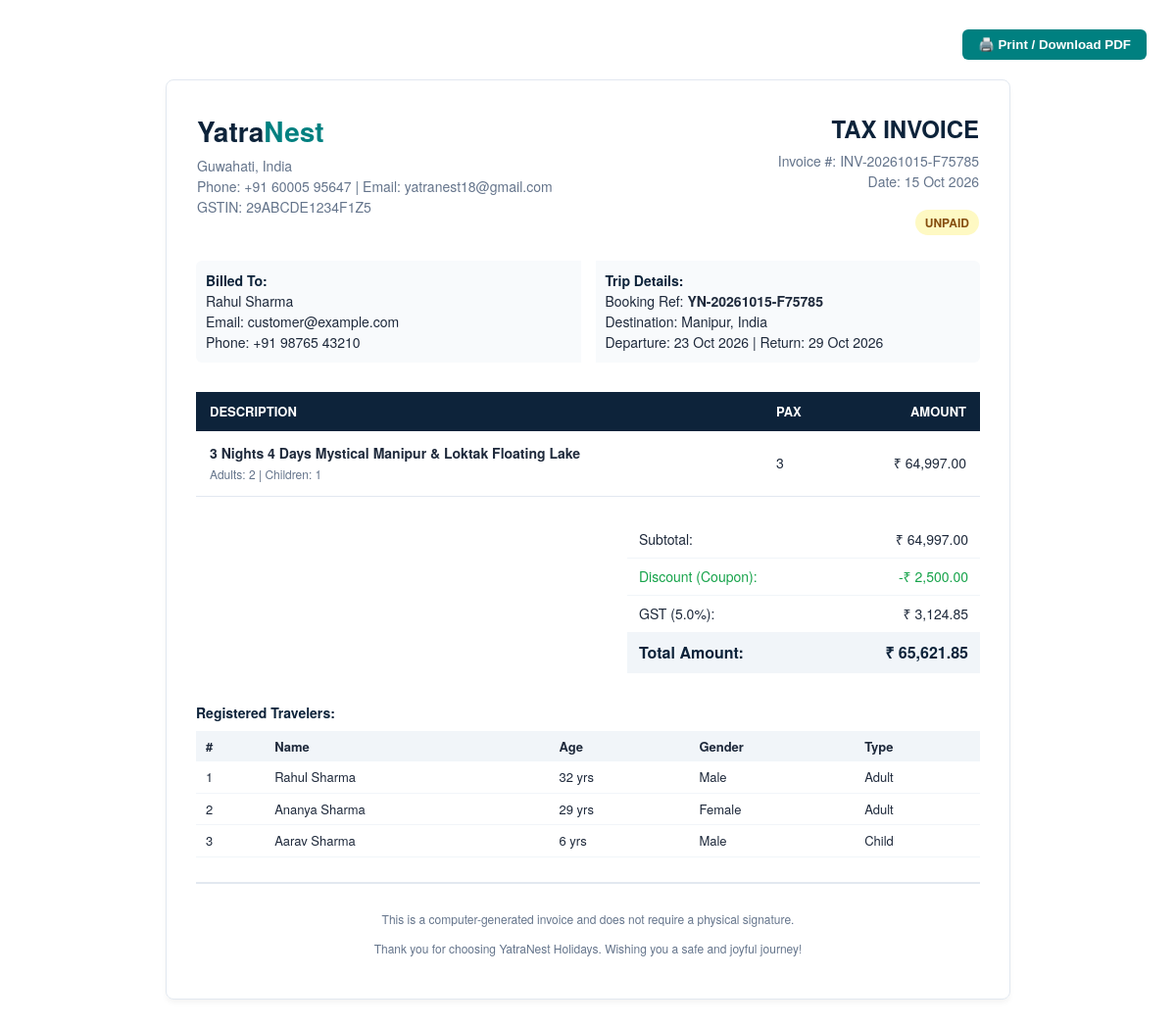
The app's page /booking/invoice/YN-20261015-F75785 (signed in) with its own data.
### tables this page shows
CREATE TABLE `bookings` (
  `id` int(10) unsigned NOT NULL AUTO_INCREMENT,
  `booking_reference` varchar(50) NOT NULL,
  `customer_id` int(10) unsigned NOT NULL,
  `package_id` int(10) unsigned NOT NULL,
  `departure_id` int(10) unsigned NOT NULL,
  `adult_count` int(10) unsigned NOT NULL DEFAULT 1,
  `child_count` int(10) unsigned NOT NULL DEFAULT 0,
  `infant_count` int(10) unsigned NOT NULL DEFAULT 0,
  `subtotal` decimal(10,2) NOT NULL,
  `discount_amount` decimal(10,2) NOT NULL DEFAULT 0.00,
  `tax_rate` decimal(5,2) NOT NULL DEFAULT 5.00,
  `tax_amount` decimal(10,2) NOT NULL DEFAULT 0.00,
  `total_amount` decimal(10,2) NOT NULL,
  `payment_status` enum('unpaid','pending','paid','failed','partially_refunded','refunded') NOT NULL DEFAULT 'unpaid',
  `booking_status` enum('pending','awaiting_payment','confirmed','cancelled','completed','refunded') NOT NULL DEFAULT 'pending',
  `payment_method` enum('razorpay','pay_later') NOT NULL DEFAULT 'razorpay',
  `pickup_location` varchar(255) DEFAULT NULL,
  `special_requests` text DEFAULT NULL,
  `coupon_id` int(10) unsigned DEFAULT NULL,
  `internal_notes` text DEFAULT NULL,
  `created_at` timestamp NOT NULL DEFAULT current_timestamp(),
  `updated_at` timestamp NOT NULL DEFAULT current_timestamp() ON UPDATE current_timestamp(),
  PRIMARY KEY (`id`),
  UNIQUE KEY `booking_reference` (`booking_reference`),
  KEY `idx_booking_ref` (`booking_reference`),
  KEY `idx_booking_customer` (`customer_id`),
  KEY `idx_booking_status` (`booking_status`),
  KEY `idx_booking_payment_status` (`payment_status`),
  KEY `fk_bookings_pkg` (`package_id`),
  KEY `fk_bookings_dep` (`departure_id`),
  KEY `fk_bookings_coupon` (`coupon_id`),
  CONSTRAINT `fk_bookings_coupon` FOREIGN KEY (`coupon_id`) REFERENCES `coupons` (`id`) ON DELETE SET NULL,
  CONSTRAINT `fk_bookings_cust` FOREIGN KEY (`customer_id`) REFERENCES `users` (`id`),
  CONSTRAINT `fk_bookings_dep` FOREIGN KEY (`departure_id`) REFERENCES `tour_departures` (`id`),
  CONSTRAINT `fk_bookings_pkg` FOREIGN KEY (`package_id`) REFERENCES `tour_packages` (`id`)
);

CREATE TABLE `users` (
  `id` int(10) unsigned NOT NULL AUTO_INCREMENT,
  `name` varchar(150) NOT NULL,
  `email` varchar(191) NOT NULL,
  `phone` varchar(25) DEFAULT NULL,
  `password_hash` varchar(255) NOT NULL,
  `status` enum('active','suspended') DEFAULT 'active',
  `avatar` varchar(255) DEFAULT NULL,
  `created_at` timestamp NOT NULL DEFAULT current_timestamp(),
  `updated_at` timestamp NOT NULL DEFAULT current_timestamp() ON UPDATE current_timestamp(),
  PRIMARY KEY (`id`),
  UNIQUE KEY `email` (`email`),
  KEY `idx_users_email` (`email`),
  KEY `idx_users_status` (`status`)
);

CREATE TABLE `destinations` (
  `id` int(10) unsigned NOT NULL AUTO_INCREMENT,
  `name` varchar(150) NOT NULL,
  `slug` varchar(160) NOT NULL,
  `country` varchar(100) NOT NULL,
  `state` varchar(100) DEFAULT NULL,
  `city` varchar(100) DEFAULT NULL,
  `description` text DEFAULT NULL,
  `image_url` varchar(255) DEFAULT NULL,
  `is_featured` tinyint(1) DEFAULT 0,
  `status` enum('active','inactive') DEFAULT 'active',
  `created_at` timestamp NOT NULL DEFAULT current_timestamp(),
  `updated_at` timestamp NOT NULL DEFAULT current_timestamp() ON UPDATE current_timestamp(),
  PRIMARY KEY (`id`),
  UNIQUE KEY `slug` (`slug`),
  KEY `idx_dest_slug` (`slug`),
  KEY `idx_dest_featured` (`is_featured`),
  KEY `idx_dest_status` (`status`)
);

CREATE TABLE `tour_departures` (
  `id` int(10) unsigned NOT NULL AUTO_INCREMENT,
  `package_id` int(10) unsigned NOT NULL,
  `departure_date` date NOT NULL,
  `return_date` date NOT NULL,
  `total_seats` int(10) unsigned NOT NULL DEFAULT 20,
  `available_seats` int(10) unsigned NOT NULL DEFAULT 20,
  `adult_price` decimal(10,2) DEFAULT NULL,
  `child_price` decimal(10,2) DEFAULT NULL,
  `status` enum('open','closed','blocked') DEFAULT 'open',
  `created_at` timestamp NOT NULL DEFAULT current_timestamp(),
  `updated_at` timestamp NOT NULL DEFAULT current_timestamp() ON UPDATE current_timestamp(),
  PRIMARY KEY (`id`),
  KEY `idx_dep_date` (`departure_date`),
  KEY `idx_dep_status` (`status`),
  KEY `fk_departures_pkg` (`package_id`),
  CONSTRAINT `fk_departures_pkg` FOREIGN KEY (`package_id`) REFERENCES `tour_packages` (`id`) ON DELETE CASCADE
);

CREATE TABLE `tour_packages` (
  `id` int(10) unsigned NOT NULL AUTO_INCREMENT,
  `category_id` int(10) unsigned NOT NULL,
  `destination_id` int(10) unsigned NOT NULL,
  `title` varchar(255) NOT NULL,
  `slug` varchar(260) NOT NULL,
  `summary` text DEFAULT NULL,
  `description` longtext DEFAULT NULL,
  `duration_days` int(10) unsigned NOT NULL DEFAULT 1,
  `duration_nights` int(10) unsigned NOT NULL DEFAULT 0,
  `price_adult` decimal(10,2) NOT NULL,
  `price_child` decimal(10,2) NOT NULL DEFAULT 0.00,
  `price_infant` decimal(10,2) NOT NULL DEFAULT 0.00,
  `featured_image` varchar(255) DEFAULT NULL,
  `gallery_images` longtext DEFAULT NULL CHECK (json_valid(`gallery_images`)),
  `group_size_max` int(10) unsigned NOT NULL DEFAULT 20,
  `inclusions` text DEFAULT NULL,
  `exclusions` text DEFAULT NULL,
  `cancellation_policy_text` text DEFAULT NULL,
  `hotel_details` text DEFAULT NULL,
  `is_featured` tinyint(1) DEFAULT 0,
  `is_domestic` tinyint(1) DEFAULT 1,
  `tour_type` varchar(50) DEFAULT 'adventure',
  `status` enum('published','draft','archived') DEFAULT 'published',
  `seo_title` varchar(255) DEFAULT NULL,
  `seo_meta_description` text DEFAULT NULL,
  `created_at` timestamp NOT NULL DEFAULT current_timestamp(),
  `updated_at` timestamp NOT NULL DEFAULT current_timestamp() ON UPDATE current_timestamp(),
  PRIMARY KEY (`id`),
  UNIQUE KEY `slug` (`slug`),
  KEY `idx_packages_slug` (`slug`),
  KEY `idx_packages_featured` (`is_featured`),
  KEY `idx_packages_status` (`status`),
  KEY `idx_packages_price` (`price_adult`),
  KEY `fk_packages_cat` (`category_id`),
  KEY `fk_packages_dest` (`destination_id`),
  CONSTRAINT `fk_packages_cat` FOREIGN KEY (`category_id`) REFERENCES `tour_categories` (`id`),
  CONSTRAINT `fk_packages_dest` FOREIGN KEY (`destination_id`) REFERENCES `destinations` (`id`)
);

CREATE TABLE `booking_travelers` (
  `id` int(10) unsigned NOT NULL AUTO_INCREMENT,
  `booking_id` int(10) unsigned NOT NULL,
  `full_name` varchar(150) NOT NULL,
  `age` int(10) unsigned NOT NULL,
  `gender` enum('male','female','other') NOT NULL,
  `traveler_type` enum('adult','child','infant') NOT NULL DEFAULT 'adult',
  `id_proof_type` varchar(50) DEFAULT NULL,
  `id_proof_number` varchar(100) DEFAULT NULL,
  PRIMARY KEY (`id`),
  KEY `fk_travelers_booking` (`booking_id`),
  CONSTRAINT `fk_travelers_booking` FOREIGN KEY (`booking_id`) REFERENCES `bookings` (`id`) ON DELETE CASCADE
);

### app/Services/InvoiceService.php (the view, shortened to what the rows shown need)
<?php
class InvoiceService {
    public function renderInvoiceHtml(array $booking): string {
        $invoiceNum = 'INV-' . str_replace('YN-', '', $booking['booking_reference']);
        $invoiceDate = date('d M Y', strtotime($booking['created_at']));
        ?>
        <!DOCTYPE html>
        <html lang="en">
        <head>
        </head>
        <body>
            <div class="invoice-box">
                <table class="header-table">
                    <tr>
                        <td class="inv-title">
                            <div>TAX INVOICE</div>
                            <div style="font-size: 14px; font-weight: normal; color: #64748b; margin-top: 5px;">Invoice #: <?= htmlspecialchars($invoiceNum) ?></div>
                            <div style="font-size: 14px; font-weight: normal; color: #64748b;">Date: <?= htmlspecialchars($invoiceDate) ?></div>
                            <div style="margin-top: 8px;">
                                <?php if ($booking['payment_status'] === 'paid'): ?>
                                    <span class="badge badge-success">PAID</span>
                                <?php elseif ($booking['payment_status'] === 'refunded'): ?>
                                    <span class="badge badge-danger">REFUNDED</span>
                                <?php else: ?>
                                    <span class="badge badge-warning"><?= strtoupper($booking['payment_status']) ?></span>
                                <?php endif; ?>
                            </div>
                        </td>
                    </tr>
                </table>
                <table class="info-table">
                    <tr>
                        <td style="border-right: 15px solid #fff;">
                            <strong style="color: #0d233a;">Billed To:</strong><br>
                            <?= htmlspecialchars($booking['customer_name']) ?><br>
                            Email: <?= htmlspecialchars($booking['customer_email']) ?><br>
                            Phone: <?= htmlspecialchars($booking['customer_phone'] ?? 'N/A') ?>
                        </td>
                        <td>
                            <strong style="color: #0d233a;">Trip Details:</strong><br>
                            Booking Ref: <strong><?= htmlspecialchars($booking['booking_reference']) ?></strong><br>
                            Destination: <?= htmlspecialchars($booking['destination_name']) ?>, <?= htmlspecialchars($booking['destination_country']) ?><br>
                            Departure: <?= date('d M Y', strtotime($booking['departure_date'])) ?> | Return: <?= date('d M Y', strtotime($booking['return_date'])) ?>
                        </td>
                    </tr>
                </table>
                <table class="items-table">
                    <thead>
                        <tr>
                            <th>Description</th>
                            <th>Pax</th>
                            <th style="text-align: right;">Amount</th>
                        </tr>
                    </thead>
                    <tbody>
                        <tr>
                            <td>
                                <strong><?= htmlspecialchars($booking['package_title']) ?></strong><br>
                                <span style="font-size: 12px; color: #64748b;">
                                    Adults: <?= (int)$booking['adult_count'] ?>
                                    <?php if ((int)$booking['child_count'] > 0): ?> | Children: <?= (int)$booking['child_count'] ?><?php endif; ?>
                                </span>
                            </td>
                            <td><?= (int)$booking['adult_count'] + (int)$booking['child_count'] + (int)$booking['infant_count'] ?></td>
                            <td style="text-align: right;"><?= format_currency($booking['subtotal']) ?></td>
                        </tr>
                    </tbody>
                </table>
                <table class="total-table">
                    <tr>
                        <td>Subtotal:</td>
                        <td style="text-align: right;"><?= format_currency($booking['subtotal']) ?></td>
                    </tr>
                    <?php if ((float)$booking['discount_amount'] > 0): ?>
                    <tr>
                        <td style="color: #16a34a;">Discount (Coupon):</td>
                        <td style="text-align: right; color: #16a34a;">-<?= format_currency($booking['discount_amount']) ?></td>
                    </tr>
                    <?php endif; ?>
                    <tr>
                        <td>GST (<?= number_format((float)$booking['tax_rate'], 1) ?>%):</td>
                        <td style="text-align: right;"><?= format_currency($booking['tax_amount']) ?></td>
                    </tr>
                    <tr class="grand-total">
                        <td>Total Amount:</td>
                        <td style="text-align: right;"><?= format_currency($booking['total_amount']) ?></td>
                    </tr>
                </table>
                <?php if (!empty($booking['travelers'])): ?>
                <div style="margin-bottom: 25px;">
                    <table style="width: 100%; border-collapse: collapse; margin-top: 8px; font-size: 13px;">
                        <tr style="background: #f1f5f9; text-align: left;">
                            <th style="padding: 6px 10px;">#</th>
                            <th style="padding: 6px 10px;">Name</th>
                            <th style="padding: 6px 10px;">Age</th>
                            <th style="padding: 6px 10px;">Gender</th>
                            <th style="padding: 6px 10px;">Type</th>
                        </tr>
                        <?php foreach ($booking['travelers'] as $idx => $tr): ?>
                        <tr style="border-bottom: 1px solid #f1f5f9;">
                            <td style="padding: 6px 10px;"><?= $idx + 1 ?></td>
                            <td style="padding: 6px 10px; font-weight: 500;"><?= htmlspecialchars($tr['full_name']) ?></td>
                            <td style="padding: 6px 10px;"><?= (int)$tr['age'] ?> yrs</td>
                            <td style="padding: 6px 10px; text-transform: capitalize;"><?= htmlspecialchars($tr['gender']) ?></td>
                            <td style="padding: 6px 10px; text-transform: capitalize;"><?= htmlspecialchars($tr['traveler_type']) ?></td>
                        </tr>
                        <?php endforeach; ?>
                    </table>
                </div>
                <?php endif; ?>
            </div>
        </body>
        </html>
        <?php
        return ob_get_clean();
    }
}

### records on screen
bookings: booking_reference "INV-20261015-F75785", created_at "15 Oct 2026", payment_status "UNPAID", customer.name "Rahul Sharma", customer.email "customer@example.com", customer.phone "+91 98765 43210", booking_reference "YN-20261015-F75785", destinations.name "Manipur", destinations.country "India", departure.departure_date "23 Oct 2026", departure.return_date "29 Oct 2026", package.title "3 Nights 4 Days Mystical Manipur & Loktak Floating Lake", adult_count "2", child_count "1", adult_count+child_count+infant_count "3", subtotal "₹ 64,997.00", discount_amount "₹ 2,500.00", tax_rate "5.0", tax_amount "₹ 3,124.85", total_amount "₹ 65,621.85"
booking_travelers: full_name "Rahul Sharma", age "32", gender "Male", traveler_type "Adult"
booking_travelers: full_name "Ananya Sharma", age "29", gender "Female", traveler_type "Adult"
booking_travelers: full_name "Aarav Sharma", age "6", gender "Male", traveler_type "Child"

### other values on screen
$companyAddress "Guwahati, India"
$companyPhone "+91 60005 95647"
$companyEmail "yatranest18@gmail.com"
$companyGstin "29ABCDE1234F1Z5"
